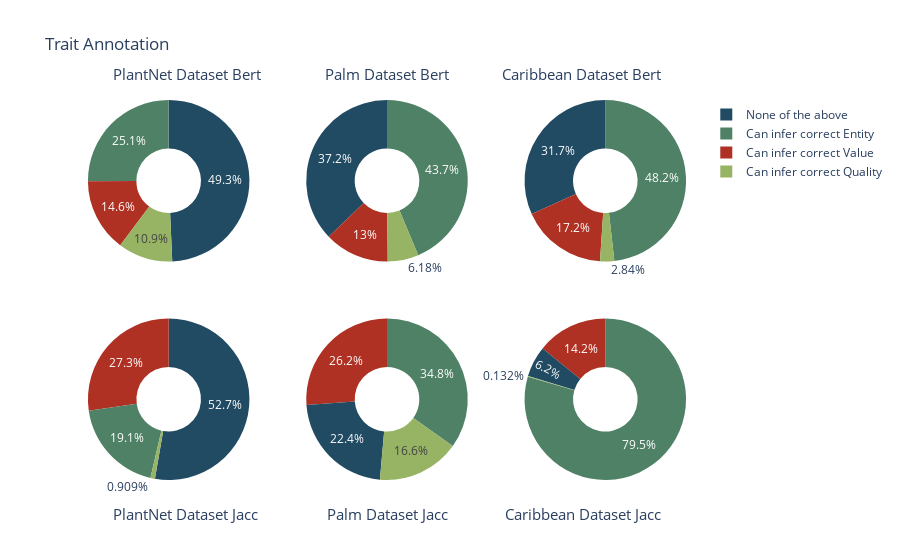

Notebook code for this chart:
### Code cell
labels = ['None of the above', 'Can infer correct Entity', 'Can infer correct Quality', 'Can infer correct Value']

cafe_colors =  ['rgb(146, 123, 21)', 'rgb(177, 180, 34)', 'rgb(206, 206, 40)',
                'rgb(175, 51, 21)', 'rgb(35, 36, 21)']

irises_colors = ['rgb(33, 75, 99)', 'rgb(79, 129, 102)', 'rgb(151, 179, 100)',
                 'rgb(175, 49, 35)', 'rgb(36, 73, 147)']

# Create subplots: use 'domain' type for Pie subplot
fig = make_subplots(rows=2, cols=3, specs=[[{'type':'domain'}, {'type':'domain'}, {'type':'domain'}],
                                           [{'type':'domain'}, {'type':'domain'}, {'type':'domain'}]])

# Add pie charts to each subplot
for i, sim in enumerate(df_plot["SIM"].unique()):
    for j, dataset in enumerate(df_plot["Dataset"].unique()):
        df_sub = df_plot[(df_plot["SIM"] == sim) & (df_plot["Dataset"] == dataset)]
        fig.add_trace(go.Pie(labels=labels, 
                             values=df_sub.groupby(["SIM", "Dataset"]).sum()[labels].iloc[0].values,
                             name=sim + ' ' + dataset,
                             marker_colors=irises_colors),
                      i+1, j+1)

# Use `hole` to create a donut-like pie chart
fig.update_traces(hole=.4, hoverinfo="label+percent+name")

fig.update_layout(
    title_text="Trait Annotation",
    # Add annotations in the center of the donut pies.
    annotations=[dict(text='PlantNet Dataset Bert',  x=0.050, y=1.1, font_size=15, showarrow=False),
                 dict(text='Palm Dataset Bert',      x=0.500, y=1.1, font_size=15, showarrow=False),
                 dict(text='Caribbean Dataset Bert', x=0.950, y=1.1, font_size=15, showarrow=False),
                 dict(text='PlantNet Dataset Jacc',  x=0.050, y=-0.12, font_size=15, showarrow=False),
                 dict(text='Palm Dataset Jacc',      x=0.500, y=-0.12, font_size=15, showarrow=False),
                 dict(text='Caribbean Dataset Jacc', x=0.950, y=-0.12, font_size=15, showarrow=False)]
)

fig.show()

### Figure 1 — Plotly figure (JSON) as saved in the notebook; plotly's stock layout.template omitted (floating-point values rounded to 4 significant figures)
{"data": [{"domain": {"x": [0, 0.2889], "y": [0.575, 1]}, "hole": 0.4, "hoverinfo": "label+percent+name", "labels": ["None of the above", "Can infer correct Entity", "Can infer correct Quality", "Can infer correct Value"], "marker": {"colors": ["rgb(33, 75, 99)", "rgb(79, 129, 102)", "rgb(151, 179, 100)", "rgb(175, 49, 35)", "rgb(36, 73, 147)"]}, "name": "Bert PlantNet", "type": "pie", "values": [1013, 516, 225, 301]}, {"domain": {"x": [0.3556, 0.6444], "y": [0.575, 1]}, "hole": 0.4, "hoverinfo": "label+percent+name", "labels": ["None of the above", "Can infer correct Entity", "Can infer correct Quality", "Can infer correct Value"], "marker": {"colors": ["rgb(33, 75, 99)", "rgb(79, 129, 102)", "rgb(151, 179, 100)", "rgb(175, 49, 35)", "rgb(36, 73, 147)"]}, "name": "Bert Palm", "type": "pie", "values": [1546, 1817, 257, 540]}, {"domain": {"x": [0.7111, 1], "y": [0.575, 1]}, "hole": 0.4, "hoverinfo": "label+percent+name", "labels": ["None of the above", "Can infer correct Entity", "Can infer correct Quality", "Can infer correct Value"], "marker": {"colors": ["rgb(33, 75, 99)", "rgb(79, 129, 102)", "rgb(151, 179, 100)", "rgb(175, 49, 35)", "rgb(36, 73, 147)"]}, "name": "Bert Caribbean", "type": "pie", "values": [4945, 7513, 443, 2684]}, {"domain": {"x": [0, 0.2889], "y": [0, 0.425]}, "hole": 0.4, "hoverinfo": "label+percent+name", "labels": ["None of the above", "Can infer correct Entity", "Can infer correct Quality", "Can infer correct Value"], "marker": {"colors": ["rgb(33, 75, 99)", "rgb(79, 129, 102)", "rgb(151, 179, 100)", "rgb(175, 49, 35)", "rgb(36, 73, 147)"]}, "name": "Jacc PlantNet", "type": "pie", "values": [58, 21, 1, 30]}, {"domain": {"x": [0.3556, 0.6444], "y": [0, 0.425]}, "hole": 0.4, "hoverinfo": "label+percent+name", "labels": ["None of the above", "Can infer correct Entity", "Can infer correct Quality", "Can infer correct Value"], "marker": {"colors": ["rgb(33, 75, 99)", "rgb(79, 129, 102)", "rgb(151, 179, 100)", "rgb(175, 49, 35)", "rgb(36, 73, 147)"]}, "name": "Jacc Palm", "type": "pie", "values": [248, 385, 183, 289]}, {"domain": {"x": [0.7111, 1], "y": [0, 0.425]}, "hole": 0.4, "hoverinfo": "label+percent+name", "labels": ["None of the above", "Can infer correct Entity", "Can infer correct Quality", "Can infer correct Value"], "marker": {"colors": ["rgb(33, 75, 99)", "rgb(79, 129, 102)", "rgb(151, 179, 100)", "rgb(175, 49, 35)", "rgb(36, 73, 147)"]}, "name": "Jacc Caribbean", "type": "pie", "values": [5380, 69025, 115, 12295]}], "layout": {"annotations": [{"font": {"size": 15}, "showarrow": false, "text": "PlantNet Dataset Bert", "x": 0.05, "y": 1.1}, {"font": {"size": 15}, "showarrow": false, "text": "Palm Dataset Bert", "x": 0.5, "y": 1.1}, {"font": {"size": 15}, "showarrow": false, "text": "Caribbean Dataset Bert", "x": 0.95, "y": 1.1}, {"font": {"size": 15}, "showarrow": false, "text": "PlantNet Dataset Jacc", "x": 0.05, "y": -0.12}, {"font": {"size": 15}, "showarrow": false, "text": "Palm Dataset Jacc", "x": 0.5, "y": -0.12}, {"font": {"size": 15}, "showarrow": false, "text": "Caribbean Dataset Jacc", "x": 0.95, "y": -0.12}], "title": {"text": "Trait Annotation"}}}
